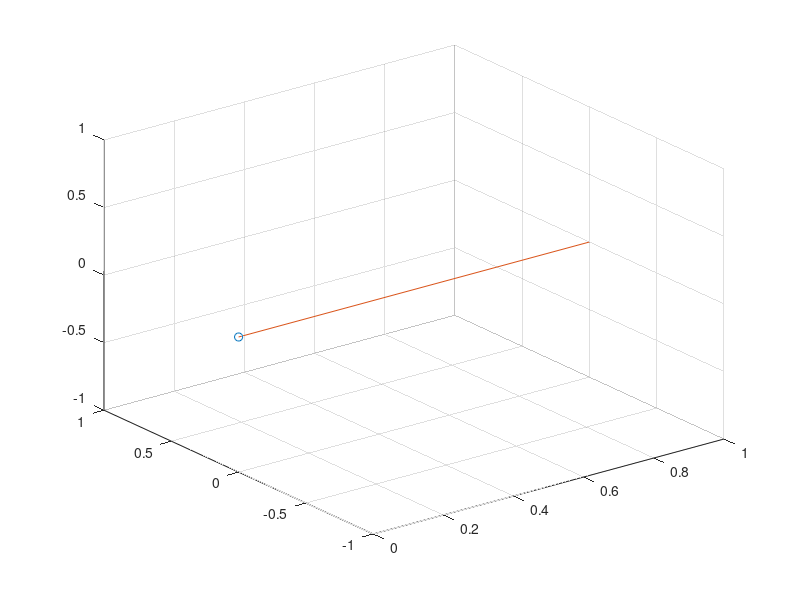

This figure's MATLAB source: (Note: this script raises an error after producing the figure.)


clc
clear all
close all

fprintf('Press 1 for zyz orientation.\nPress 2 for zyx orientation.');
orient=input(' ','s');
if xor(strcmp(orient,'1'),strcmp(orient,'2')) == 0
        fprintf('Invalid input. Press p for prismatic joint, Press r for revolute joint\n');
        %exit;
end
if orient=='1'
fprintf('Press 1 to calculate the zyz rotation matrix.\nPress 2 to calculate zyz euler angles from rotation matrix');
c=input(' ','s');
if xor(strcmp(c,'1'),strcmp(c,'2')) == 0
        fprintf('Invalid input.');
        %exit;
end
if c=='1'
   z = input('Enter the z angle');
   y = input('Enter the y angle');
   z1 = input('Enter the z1 angle');
   zyz = [cos(z)*cos(y)*cos(z1)-sin(z)*sin(z1) -cos(z)*cos(y)*cos(z1) cos(z)*sin(y); sin(z)*cos(y)*cos(z1)-cos(z)*sin(z1) -sin(z)*cos(y)*sin(z)+cos(z)*cos(z1) sin(z)*sin(z1); -sin(y)*cos(z1) sin(y)*sin(z1) cos(z)]
R = zyz;
    
end

if c=='2'
zyz = input('Enter the zyz matrix');
z = atan2(zyz(2,3),zyz(1,3))
y = atan2((sqrt(zyz(1,3)^2+zyz(2,3)^2)),zyz(3,3))
z1 = atan2(zyz(3,2),-zyz(3,1))
R = zyz;


end
end

if orient=='2'
fprintf('Press 1 to calculate the zyx rotation matrix.\nPress 2 to calculate zyx euler angles from rotation matrix');
c=input(' ','s');
if xor(strcmp(c,'1'),strcmp(c,'2')) == 0
        fprintf('Invalid input.');
        %exit;
end

if c=='1'
z = input('Enter the z angle');
y = input('Enter the y angle');
x = input('Enter the x angle');

zyx = [cos(z)*cos(y) cos(z)*sin(y)*sin(x)-sin(z)*cos(x) cos(z)*sin(y)*cos(x)+sin(z)*sin(x); sin(x)*cos(y) sin(z)*sin(y)*sin(x)+cos(z)*cos(x) sin(z)*sin(y)*cos(x)-cos(z)*sin(x); -sin(y) cos(y)*sin(x) cos(y)*cos(x)]
R = zyx;
    
end

if c=='2'

zyx = input('Enter the zyx matrix')
z = atan2(zyx(2,1),zyx(1,1));
y = atan2(-zyx(3,1),sqrt(zyx(3,2)^2+zyx(3,3)^2));
x = atan2(zyx(3,2),zyx(3,3));
R = zyx;

end
end

figure(1)
axis_start = [0 0 0];
axis_end(:,1) = axis_start + [1 0 0];
axis_end(:,2) = axis_start + [0 1 0];
axis_end(:,3) = axis_start + [0 0 1];

plot3(0,0,0, 'o')
grid on;
hold on;

for i = 1:3    
    h=plot3([axis_start(1) axis_end(1,i)],...        
        [axis_start(2) axis_end(2,i)],...        
        [axis_start(3) axis_end(3,i)]);    
    if i==1        
        h.Color='red'; 
        text(axis_end(1,i),...
            axis_end(2,i),...
            axis_end(3,i),'x_A','VerticalAlignment','bottom','HorizontalAlignment','right','fontsize',16);
        
    elseif i==2        
        h.Color='green';
        text(axis_end(1,i),...
           axis_end(2,i),...
           axis_end(3,i),'y_A','VerticalAlignment','bottom','HorizontalAlignment','right','fontsize',16);
    else
        h.Color='blue';
        text(axis_end(1,i),...
           axis_end(2,i),...
           axis_end(3,i),'z_A','VerticalAlignment','bottom','HorizontalAlignment','right','fontsize',16);
    end
end

hold on
p = [0 0 0]';
axis_start = p;

figure(1)
for i=1:3    
    axis_end(:,i) = axis_start + R(:,i);
end

plot3(p(1), p(2), p(3), 'o');
grid on
hold on
for i = 1:3    
    h=plot3([axis_start(1) axis_end(1,i)],...        
        [axis_start(2) axis_end(2,i)],...        
        [axis_start(3) axis_end(3,i)]);    
    if i==1        
        h.Color='red';
        text(axis_end(1,i),...
            axis_end(2,i),...
            axis_end(3,i),'x_B','VerticalAlignment','bottom','HorizontalAlignment','right','fontsize',16);
    elseif i==2        
        h.Color='green';  
        text(axis_end(1,i),...
           axis_end(2,i),...
           axis_end(3,i),'y_B','VerticalAlignment','bottom','HorizontalAlignment','right','fontsize',16);
    else
        h.Color='blue'; 
         text(axis_end(1,i),...
           axis_end(2,i),...
           axis_end(3,i),'z_B','VerticalAlignment','bottom','HorizontalAlignment','right','fontsize',16);
    end
end
if orient=='1'
    title('ZYZ Rotation');
else
    title('ZYX Rotation');
end
    
